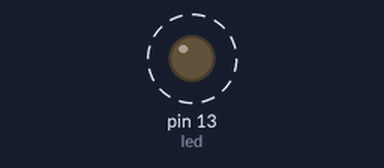
Simulated run of this sketch. Board: Arduino Uno, built with avr-gcc and run on an emulated ATmega328P. Parts: output pins drawn as LEDs (lit = HIGH). Dashed ring = blinking.

Above: at 0.7 s.
Timing chart, 0 to 3.0 s (numbered marks = the images above):
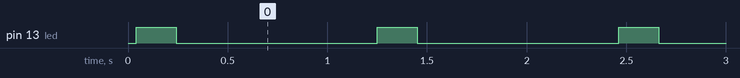

The sketch:

three.ino
```cpp
// 宣告一個名為dls的整數變數，但這個變數在這個程式碼裡面沒有被用到
int dls;

// 宣告一個名為led的整數變數，並把它設成13。這個是連到Arduino上的那個LED燈的腳位。
int led = 13;

// 宣告一個名為period的整數變數，並把它設成20。這個數字表示LED燈會閃爍21次（從0到20）。
int period = 20;

// 宣告兩個整數變數i和j。我們會用它們來計數，看迴圈跑了多少次。
int i;
int j;

// 當Arduino一開始運行的時候，會執行一次這個setup()函數。
void setup() {
  // 把名為led的腳位設定成"輸出"模式，這樣我們就可以控制LED燈的亮或暗。
  pinMode(led, OUTPUT);
}

// 這個loop()函數會一直一直重複執行。
void loop() {
  // 這個for迴圈會從j=0數到j=20。
  for (j = 0; j <= period; j++) {
    // 這行會讓LED燈亮起來。
    digitalWrite(led, HIGH);

    // 這行會讓程式暫停j毫秒（0, 1, 2, ..., 20毫秒）。
    delay(j);

    // 這行會讓LED燈熄滅。
    digitalWrite(led, LOW);

    // 這裡有點奇怪，因為我們不知道要等多久。
    //delay(i - period);

  }

  // 這行確保LED燈會熄滅，不會意外地保持亮著。
  digitalWrite(led, LOW);

  // 這行會讓程式暫停1000毫秒，也就是1秒。
  delay(1000);
}
```

Measured:
- by itself, pin 13 (led): alternates HIGH for 0.20 s and LOW for 1.0 s
